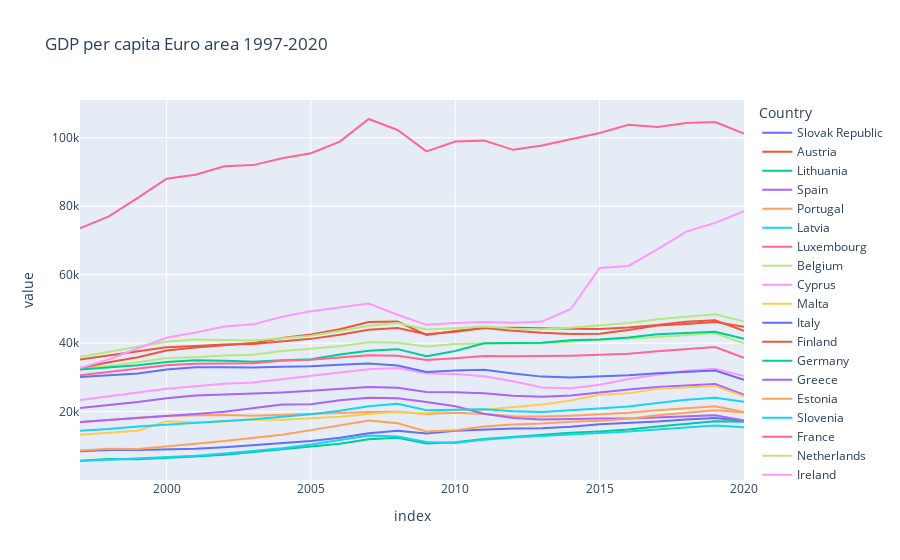

The code cell stored with this chart in its notebook:
### Code cell
wb.data.DataFrame(series='NY.GDP.PCAP.KD', #GDP per capita (constant 2015 US$)
                  economy=wb.region.members('EMU'), #tous les pays utilisant l'euro
                  time=range(1997,2021),
                  numericTimeKeys=True, #pour les années 2005 plutôt que YR2005
                  labels=True
                 ).set_index('Country').transpose().plot(title= "GDP per capita Euro area 1997-2020")

### Figure 1 — Plotly figure (JSON) as saved in the notebook; plotly's stock layout.template omitted (floating-point values rounded to 4 significant figures)
{"data": [{"hovertemplate": "Country=Slovak Republic<br>index=%{x}<br>value=%{y}<extra></extra>", "legendgroup": "Slovak Republic", "line": {"color": "#636efa", "dash": "solid"}, "marker": {"symbol": "circle"}, "mode": "lines", "name": "Slovak Republic", "orientation": "v", "showlegend": true, "type": "scatter", "x": [1997, 1998, 1999, 2000, 2001, 2002, 2003, 2004, 2005, 2006, 2007, 2008, 2009, 2010, 2011, 2012, 2013, 2014, 2015, 2016, 2017, 2018, 2019, 2020], "xaxis": "x", "y": [8478.0, 8811.0, 8793.0, 8908.0, 9214.0, 9633.0, 10170.0, 10710.0, 11420.0, 12390.0, 13720.0, 14480.0, 13670.0, 14460.0, 14850.0, 15110.0, 15190.0, 15580.0, 16310.0, 16640.0, 17110.0, 17710.0, 18130.0, 17250.0], "yaxis": "y"}, {"hovertemplate": "Country=Austria<br>index=%{x}<br>value=%{y}<extra></extra>", "legendgroup": "Austria", "line": {"color": "#EF553B", "dash": "solid"}, "marker": {"symbol": "circle"}, "mode": "lines", "name": "Austria", "orientation": "v", "showlegend": true, "type": "scatter", "x": [1997, 1998, 1999, 2000, 2001, 2002, 2003, 2004, 2005, 2006, 2007, 2008, 2009, 2010, 2011, 2012, 2013, 2014, 2015, 2016, 2017, 2018, 2019, 2020], "xaxis": "x", "y": [35210.0, 36430.0, 37650.0, 38830.0, 39170.0, 39620.0, 39800.0, 40630.0, 41260.0, 42480.0, 43920.0, 44420.0, 42640.0, 43320.0, 44430.0, 44530.0, 44280.0, 44230.0, 44180.0, 44570.0, 45330.0, 46270.0, 46720.0, 43610.0], "yaxis": "y"}, {"hovertemplate": "Country=Lithuania<br>index=%{x}<br>value=%{y}<extra></extra>", "legendgroup": "Lithuania", "line": {"color": "#00cc96", "dash": "solid"}, "marker": {"symbol": "circle"}, "mode": "lines", "name": "Lithuania", "orientation": "v", "showlegend": true, "type": "scatter", "x": [1997, 1998, 1999, 2000, 2001, 2002, 2003, 2004, 2005, 2006, 2007, 2008, 2009, 2010, 2011, 2012, 2013, 2014, 2015, 2016, 2017, 2018, 2019, 2020], "xaxis": "x", "y": [5705.0, 6176.0, 6149.0, 6421.0, 6896.0, 7421.0, 8272.0, 8915.0, 9763.0, 10660.0, 11980.0, 12420.0, 10700.0, 11100.0, 12040.0, 12670.0, 13260.0, 13840.0, 14260.0, 14800.0, 15660.0, 16430.0, 17190.0, 17030.0], "yaxis": "y"}, {"hovertemplate": "Country=Spain<br>index=%{x}<br>value=%{y}<extra></extra>", "legendgroup": "Spain", "line": {"color": "#ab63fa", "dash": "solid"}, "marker": {"symbol": "circle"}, "mode": "lines", "name": "Spain", "orientation": "v", "showlegend": true, "type": "scatter", "x": [1997, 1998, 1999, 2000, 2001, 2002, 2003, 2004, 2005, 2006, 2007, 2008, 2009, 2010, 2011, 2012, 2013, 2014, 2015, 2016, 2017, 2018, 2019, 2020], "xaxis": "x", "y": [21110.0, 21950.0, 22840.0, 23930.0, 24700.0, 25020.0, 25300.0, 25640.0, 26140.0, 26750.0, 27210.0, 27010.0, 25770.0, 25690.0, 25390.0, 24630.0, 24350.0, 24760.0, 25730.0, 26490.0, 27210.0, 27710.0, 28090.0, 24940.0], "yaxis": "y"}, {"hovertemplate": "Country=Portugal<br>index=%{x}<br>value=%{y}<extra></extra>", "legendgroup": "Portugal", "line": {"color": "#FFA15A", "dash": "solid"}, "marker": {"symbol": "circle"}, "mode": "lines", "name": "Portugal", "orientation": "v", "showlegend": true, "type": "scatter", "x": [1997, 1998, 1999, 2000, 2001, 2002, 2003, 2004, 2005, 2006, 2007, 2008, 2009, 2010, 2011, 2012, 2013, 2014, 2015, 2016, 2017, 2018, 2019, 2020], "xaxis": "x", "y": [16910.0, 17640.0, 18220.0, 18790.0, 19020.0, 19060.0, 18810.0, 19100.0, 19220.0, 19490.0, 19940.0, 19980.0, 19340.0, 19660.0, 19360.0, 18650.0, 18580.0, 18830.0, 19240.0, 19690.0, 20430.0, 21050.0, 21570.0, 19900.0], "yaxis": "y"}, {"hovertemplate": "Country=Latvia<br>index=%{x}<br>value=%{y}<extra></extra>", "legendgroup": "Latvia", "line": {"color": "#19d3f3", "dash": "solid"}, "marker": {"symbol": "circle"}, "mode": "lines", "name": "Latvia", "orientation": "v", "showlegend": true, "type": "scatter", "x": [1997, 1998, 1999, 2000, 2001, 2002, 2003, 2004, 2005, 2006, 2007, 2008, 2009, 2010, 2011, 2012, 2013, 2014, 2015, 2016, 2017, 2018, 2019, 2020], "xaxis": "x", "y": [5610.0, 6023.0, 6238.0, 6656.0, 7169.0, 7766.0, 8503.0, 9327.0, 10440.0, 11800.0, 13090.0, 12790.0, 11150.0, 10880.0, 11790.0, 12450.0, 12870.0, 13140.0, 13770.0, 14230.0, 14820.0, 15540.0, 15970.0, 15490.0], "yaxis": "y"}, {"hovertemplate": "Country=Luxembourg<br>index=%{x}<br>value=%{y}<extra></extra>", "legendgroup": "Luxembourg", "line": {"color": "#FF6692", "dash": "solid"}, "marker": {"symbol": "circle"}, "mode": "lines", "name": "Luxembourg", "orientation": "v", "showlegend": true, "type": "scatter", "x": [1997, 1998, 1999, 2000, 2001, 2002, 2003, 2004, 2005, 2006, 2007, 2008, 2009, 2010, 2011, 2012, 2013, 2014, 2015, 2016, 2017, 2018, 2019, 2020], "xaxis": "x", "y": [73530.0, 77010.0, 82430.0, 88030.0, 89190.0, 91630.0, 92000.0, 93970.0, 95480.0, 98840.0, 105500.0, 102300.0, 96010.0, 98860.0, 99140.0, 96450.0, 97690.0, 99510.0, 101400.0, 103800.0, 103100.0, 104300.0, 104600.0, 101200.0], "yaxis": "y"}, {"hovertemplate": "Country=Belgium<br>index=%{x}<br>value=%{y}<extra></extra>", "legendgroup": "Belgium", "line": {"color": "#B6E880", "dash": "solid"}, "marker": {"symbol": "circle"}, "mode": "lines", "name": "Belgium", "orientation": "v", "showlegend": true, "type": "scatter", "x": [1997, 1998, 1999, 2000, 2001, 2002, 2003, 2004, 2005, 2006, 2007, 2008, 2009, 2010, 2011, 2012, 2013, 2014, 2015, 2016, 2017, 2018, 2019, 2020], "xaxis": "x", "y": [32790.0, 33360.0, 34470.0, 35660.0, 35930.0, 36380.0, 36600.0, 37750.0, 38410.0, 39130.0, 40270.0, 40140.0, 39010.0, 39760.0, 39910.0, 39960.0, 39950.0, 40410.0, 40990.0, 41300.0, 41810.0, 42360.0, 42890.0, 39960.0], "yaxis": "y"}, {"hovertemplate": "Country=Cyprus<br>index=%{x}<br>value=%{y}<extra></extra>", "legendgroup": "Cyprus", "line": {"color": "#FF97FF", "dash": "solid"}, "marker": {"symbol": "circle"}, "mode": "lines", "name": "Cyprus", "orientation": "v", "showlegend": true, "type": "scatter", "x": [1997, 1998, 1999, 2000, 2001, 2002, 2003, 2004, 2005, 2006, 2007, 2008, 2009, 2010, 2011, 2012, 2013, 2014, 2015, 2016, 2017, 2018, 2019, 2020], "xaxis": "x", "y": [23390.0, 24510.0, 25450.0, 26690.0, 27440.0, 28140.0, 28530.0, 29570.0, 30560.0, 31470.0, 32380.0, 32730.0, 31220.0, 31020.0, 30360.0, 28870.0, 27040.0, 26840.0, 27870.0, 29520.0, 30760.0, 31980.0, 32520.0, 30440.0], "yaxis": "y"}, {"hovertemplate": "Country=Malta<br>index=%{x}<br>value=%{y}<extra></extra>", "legendgroup": "Malta", "line": {"color": "#FECB52", "dash": "solid"}, "marker": {"symbol": "circle"}, "mode": "lines", "name": "Malta", "orientation": "v", "showlegend": true, "type": "scatter", "x": [1997, 1998, 1999, 2000, 2001, 2002, 2003, 2004, 2005, 2006, 2007, 2008, 2009, 2010, 2011, 2012, 2013, 2014, 2015, 2016, 2017, 2018, 2019, 2020], "xaxis": "x", "y": [13300.0, 13890.0, 14460.0, 17190.0, 16860.0, 17160.0, 17750.0, 17650.0, 18130.0, 18520.0, 19340.0, 19950.0, 19570.0, 20560.0, 20570.0, 21220.0, 22070.0, 23290.0, 24920.0, 25350.0, 26670.0, 27090.0, 27490.0, 24530.0], "yaxis": "y"}, {"hovertemplate": "Country=Italy<br>index=%{x}<br>value=%{y}<extra></extra>", "legendgroup": "Italy", "line": {"color": "#636efa", "dash": "solid"}, "marker": {"symbol": "circle"}, "mode": "lines", "name": "Italy", "orientation": "v", "showlegend": true, "type": "scatter", "x": [1997, 1998, 1999, 2000, 2001, 2002, 2003, 2004, 2005, 2006, 2007, 2008, 2009, 2010, 2011, 2012, 2013, 2014, 2015, 2016, 2017, 2018, 2019, 2020], "xaxis": "x", "y": [30140.0, 30680.0, 31170.0, 32340.0, 32950.0, 32980.0, 32880.0, 33140.0, 33240.0, 33740.0, 34070.0, 33520.0, 31600.0, 32050.0, 32220.0, 31170.0, 30250.0, 29970.0, 30230.0, 30670.0, 31230.0, 31590.0, 32040.0, 29290.0], "yaxis": "y"}, {"hovertemplate": "Country=Finland<br>index=%{x}<br>value=%{y}<extra></extra>", "legendgroup": "Finland", "line": {"color": "#EF553B", "dash": "solid"}, "marker": {"symbol": "circle"}, "mode": "lines", "name": "Finland", "orientation": "v", "showlegend": true, "type": "scatter", "x": [1997, 1998, 1999, 2000, 2001, 2002, 2003, 2004, 2005, 2006, 2007, 2008, 2009, 2010, 2011, 2012, 2013, 2014, 2015, 2016, 2017, 2018, 2019, 2020], "xaxis": "x", "y": [32760.0, 34450.0, 35880.0, 37870.0, 38770.0, 39340.0, 40030.0, 41510.0, 42510.0, 44060.0, 46190.0, 46340.0, 42400.0, 43550.0, 44450.0, 43620.0, 43030.0, 42690.0, 42780.0, 43860.0, 45160.0, 45610.0, 46170.0, 44770.0], "yaxis": "y"}, {"hovertemplate": "Country=Germany<br>index=%{x}<br>value=%{y}<extra></extra>", "legendgroup": "Germany", "line": {"color": "#00cc96", "dash": "solid"}, "marker": {"symbol": "circle"}, "mode": "lines", "name": "Germany", "orientation": "v", "showlegend": true, "type": "scatter", "x": [1997, 1998, 1999, 2000, 2001, 2002, 2003, 2004, 2005, 2006, 2007, 2008, 2009, 2010, 2011, 2012, 2013, 2014, 2015, 2016, 2017, 2018, 2019, 2020], "xaxis": "x", "y": [32300.0, 32950.0, 33550.0, 34480.0, 35000.0, 34870.0, 34610.0, 35020.0, 35300.0, 36680.0, 37830.0, 38260.0, 36180.0, 37750.0, 39960.0, 40050.0, 40120.0, 40830.0, 41090.0, 41670.0, 42620.0, 42960.0, 43310.0, 41260.0], "yaxis": "y"}, {"hovertemplate": "Country=Greece<br>index=%{x}<br>value=%{y}<extra></extra>", "legendgroup": "Greece", "line": {"color": "#ab63fa", "dash": "solid"}, "marker": {"symbol": "circle"}, "mode": "lines", "name": "Greece", "orientation": "v", "showlegend": true, "type": "scatter", "x": [1997, 1998, 1999, 2000, 2001, 2002, 2003, 2004, 2005, 2006, 2007, 2008, 2009, 2010, 2011, 2012, 2013, 2014, 2015, 2016, 2017, 2018, 2019, 2020], "xaxis": "x", "y": [16990.0, 17550.0, 18020.0, 18650.0, 19320.0, 20000.0, 21110.0, 22130.0, 22190.0, 23380.0, 24080.0, 23940.0, 22850.0, 21570.0, 19410.0, 18130.0, 17760.0, 18010.0, 18050.0, 18040.0, 18300.0, 18630.0, 18990.0, 17440.0], "yaxis": "y"}, {"hovertemplate": "Country=Estonia<br>index=%{x}<br>value=%{y}<extra></extra>", "legendgroup": "Estonia", "line": {"color": "#FFA15A", "dash": "solid"}, "marker": {"symbol": "circle"}, "mode": "lines", "name": "Estonia", "orientation": "v", "showlegend": true, "type": "scatter", "x": [1997, 1998, 1999, 2000, 2001, 2002, 2003, 2004, 2005, 2006, 2007, 2008, 2009, 2010, 2011, 2012, 2013, 2014, 2015, 2016, 2017, 2018, 2019, 2020], "xaxis": "x", "y": [8689.0, 9154.0, 9088.0, 9956.0, 10620.0, 11410.0, 12360.0, 13280.0, 14630.0, 16150.0, 17450.0, 16600.0, 14200.0, 14580.0, 15690.0, 16250.0, 16550.0, 17090.0, 17400.0, 17940.0, 18950.0, 19670.0, 20400.0, 19740.0], "yaxis": "y"}, {"hovertemplate": "Country=Slovenia<br>index=%{x}<br>value=%{y}<extra></extra>", "legendgroup": "Slovenia", "line": {"color": "#19d3f3", "dash": "solid"}, "marker": {"symbol": "circle"}, "mode": "lines", "name": "Slovenia", "orientation": "v", "showlegend": true, "type": "scatter", "x": [1997, 1998, 1999, 2000, 2001, 2002, 2003, 2004, 2005, 2006, 2007, 2008, 2009, 2010, 2011, 2012, 2013, 2014, 2015, 2016, 2017, 2018, 2019, 2020], "xaxis": "x", "y": [14420.0, 14920.0, 15710.0, 16230.0, 16730.0, 17290.0, 17800.0, 18560.0, 19230.0, 20270.0, 21570.0, 22290.0, 20420.0, 20600.0, 20740.0, 20150.0, 19910.0, 20450.0, 20880.0, 21530.0, 22550.0, 23470.0, 24060.0, 22920.0], "yaxis": "y"}, {"hovertemplate": "Country=France<br>index=%{x}<br>value=%{y}<extra></extra>", "legendgroup": "France", "line": {"color": "#FF6692", "dash": "solid"}, "marker": {"symbol": "circle"}, "mode": "lines", "name": "France", "orientation": "v", "showlegend": true, "type": "scatter", "x": [1997, 1998, 1999, 2000, 2001, 2002, 2003, 2004, 2005, 2006, 2007, 2008, 2009, 2010, 2011, 2012, 2013, 2014, 2015, 2016, 2017, 2018, 2019, 2020], "xaxis": "x", "y": [30640.0, 31620.0, 32540.0, 33580.0, 34000.0, 34140.0, 34180.0, 34890.0, 35200.0, 35810.0, 36450.0, 36340.0, 35120.0, 35630.0, 36230.0, 36170.0, 36190.0, 36360.0, 36640.0, 36940.0, 37680.0, 38280.0, 38900.0, 35770.0], "yaxis": "y"}, {"hovertemplate": "Country=Netherlands<br>index=%{x}<br>value=%{y}<extra></extra>", "legendgroup": "Netherlands", "line": {"color": "#B6E880", "dash": "solid"}, "marker": {"symbol": "circle"}, "mode": "lines", "name": "Netherlands", "orientation": "v", "showlegend": true, "type": "scatter", "x": [1997, 1998, 1999, 2000, 2001, 2002, 2003, 2004, 2005, 2006, 2007, 2008, 2009, 2010, 2011, 2012, 2013, 2014, 2015, 2016, 2017, 2018, 2019, 2020], "xaxis": "x", "y": [36020.0, 37470.0, 39090.0, 40440.0, 41070.0, 40900.0, 40770.0, 41430.0, 42180.0, 43570.0, 45120.0, 45920.0, 44010.0, 44370.0, 44850.0, 44230.0, 44040.0, 44500.0, 45180.0, 45920.0, 46980.0, 47810.0, 48420.0, 46330.0], "yaxis": "y"}, {"hovertemplate": "Country=Ireland<br>index=%{x}<br>value=%{y}<extra></extra>", "legendgroup": "Ireland", "line": {"color": "#FF97FF", "dash": "solid"}, "marker": {"symbol": "circle"}, "mode": "lines", "name": "Ireland", "orientation": "v", "showlegend": true, "type": "scatter", "x": [1997, 1998, 1999, 2000, 2001, 2002, 2003, 2004, 2005, 2006, 2007, 2008, 2009, 2010, 2011, 2012, 2013, 2014, 2015, 2016, 2017, 2018, 2019, 2020], "xaxis": "x", "y": [32770.0, 35270.0, 38540.0, 41610.0, 43120.0, 44900.0, 45500.0, 47710.0, 49360.0, 50440.0, 51600.0, 48290.0, 45370.0, 45910.0, 46200.0, 45980.0, 46320.0, 49990.0, 61990.0, 62540.0, 67400.0, 72580.0, 75110.0, 78560.0], "yaxis": "y"}], "layout": {"legend": {"title": {"text": "Country"}, "tracegroupgap": 0}, "title": {"text": "GDP per capita Euro area 1997-2020"}, "xaxis": {"anchor": "y", "domain": [0, 1], "title": {"text": "index"}}, "yaxis": {"anchor": "x", "domain": [0, 1], "title": {"text": "value"}}}}
